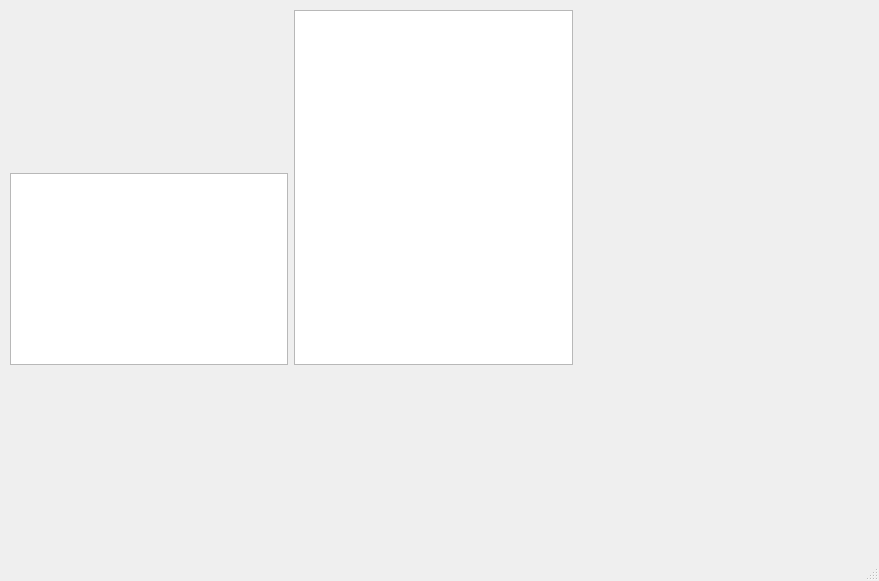
<?xml version="1.0" encoding="UTF-8"?>
<ui version="4.0">
 <class>MainWindow</class>
 <widget class="QMainWindow" name="MainWindow">
  <property name="geometry">
   <rect>
    <x>0</x>
    <y>0</y>
    <width>879</width>
    <height>581</height>
   </rect>
  </property>
  <property name="windowTitle">
   <string>MainWindow</string>
  </property>
  <widget class="QWidget" name="centralwidget">
   <widget class="QWidget" name="gridLayoutWidget">
    <property name="geometry">
     <rect>
      <x>10</x>
      <y>10</y>
      <width>841</width>
      <height>511</height>
     </rect>
    </property>
    <layout class="QGridLayout" name="gridLayout">
     <item row="0" column="0">
      <widget class="QLabel" name="company_ico">
       <property name="sizePolicy">
        <sizepolicy hsizetype="Expanding" vsizetype="Expanding">
         <horstretch>0</horstretch>
         <verstretch>0</verstretch>
        </sizepolicy>
       </property>
       <property name="styleSheet">
        <string notr="true">image: url(:/companies_icos/companies/ico/BANE_512x512.png);</string>
       </property>
       <property name="text">
        <string/>
       </property>
      </widget>
     </item>
     <item row="0" column="1" rowspan="2">
      <widget class="QTableWidget" name="tableWidget"/>
     </item>
     <item row="2" column="0">
      <spacer name="verticalSpacer">
       <property name="orientation">
        <enum>Qt::Vertical</enum>
       </property>
       <property name="sizeHint" stdset="0">
        <size>
         <width>20</width>
         <height>40</height>
        </size>
       </property>
      </spacer>
     </item>
     <item row="1" column="0">
      <widget class="QTableWidget" name="tableWidget_2"/>
     </item>
     <item row="0" column="2">
      <spacer name="horizontalSpacer">
       <property name="orientation">
        <enum>Qt::Horizontal</enum>
       </property>
       <property name="sizeHint" stdset="0">
        <size>
         <width>40</width>
         <height>20</height>
        </size>
       </property>
      </spacer>
     </item>
    </layout>
   </widget>
  </widget>
  <widget class="QMenuBar" name="menubar">
   <property name="geometry">
    <rect>
     <x>0</x>
     <y>0</y>
     <width>879</width>
     <height>22</height>
    </rect>
   </property>
  </widget>
  <widget class="QStatusBar" name="statusbar"/>
 </widget>
 <resources/>
 <connections/>
</ui>
